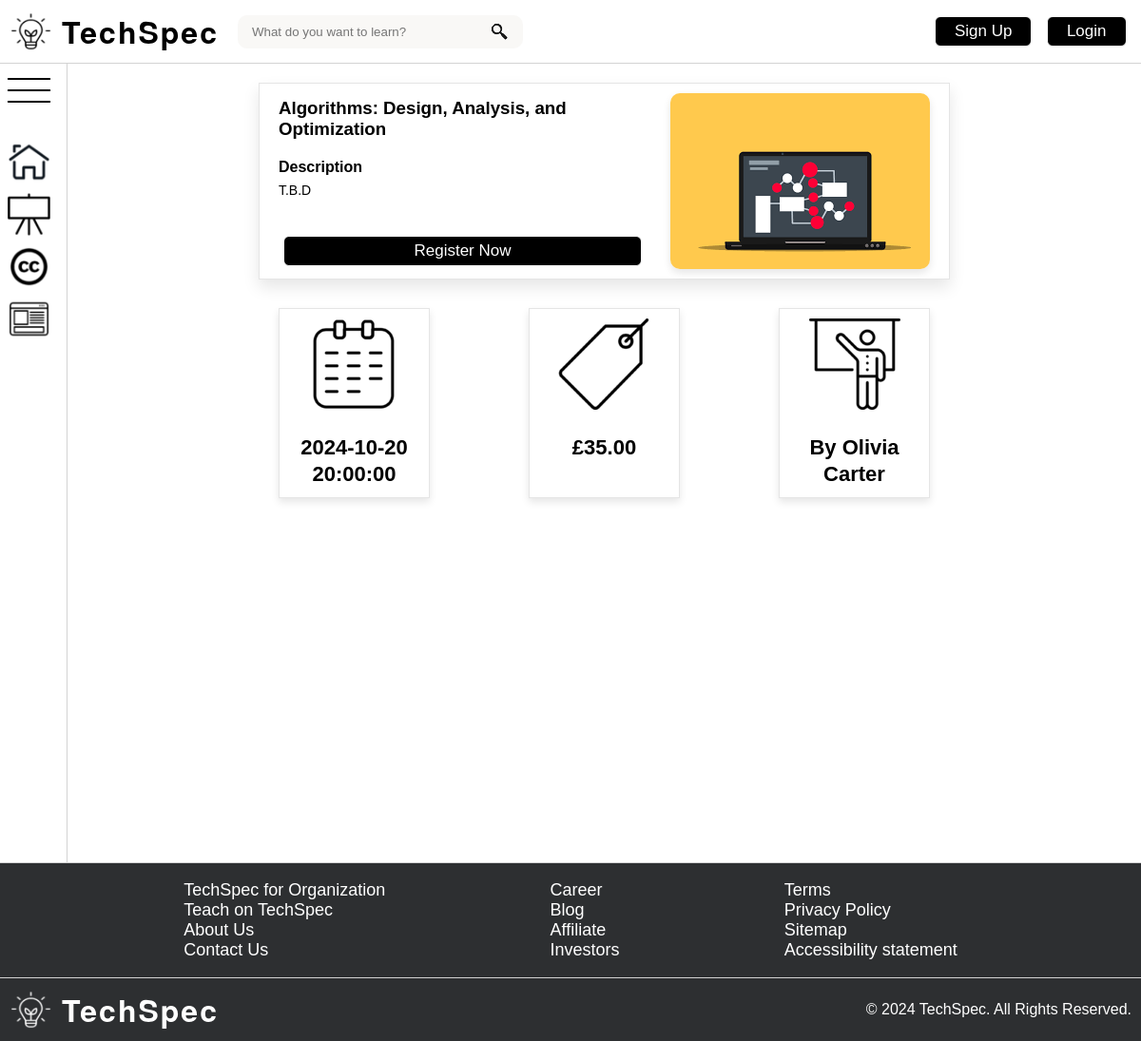
/content/detail.php?courseId=7, run on an earlier commit of the app's database.
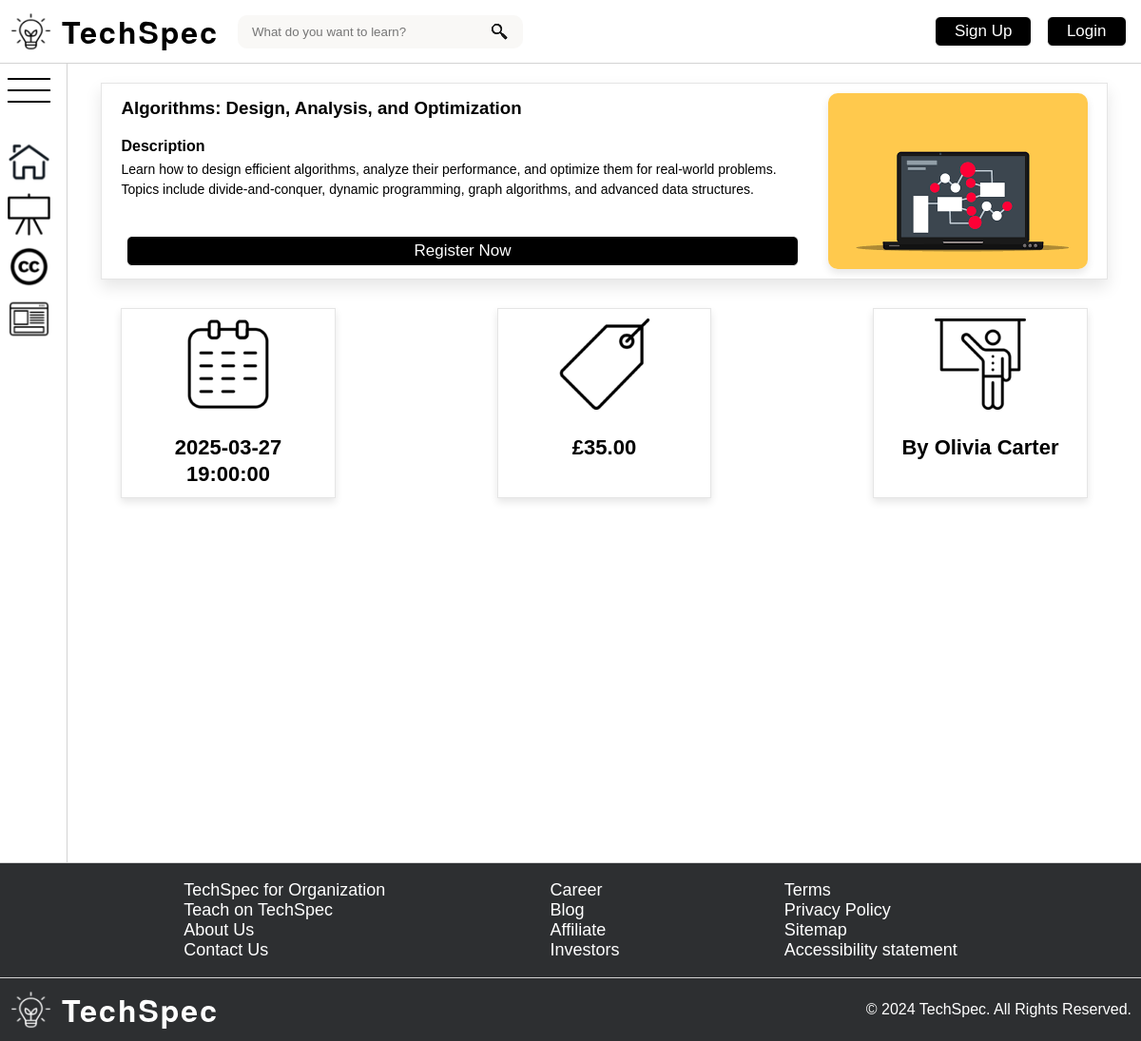
And on a later commit of the database.
### tables this page shows
CREATE TABLE `training_sessions` (
  `trainingID` MEDIUMINT(8) PRIMARY KEY AUTO_INCREMENT,
  `title` VARCHAR(255) NOT NULL,
  `description` TEXT NOT NULL,
  `session_date` DATETIME NOT NULL,
  `price_per_person` DECIMAL(7,2) NOT NULL,
  `discount_price` DECIMAL(7,2),
  `session_imagepath` VARCHAR(255),
  `image_alt` VARCHAR(255),
  `lecturer` VARCHAR(255),
  `category` VARCHAR(255)
);

### content/logic/CoursesManager.php (called while the page is built, shortened)
<?php
class CoursesManager
{
    private static $instance;
    private $courses;
    public static function getInstance()
    {
        if (!isset(self::$instance)) {
            static::$instance = new CoursesManager();
            static::$instance->load();
        }
        return static::$instance;
    }
    private function load()
    {
        try {
            $conn = ConnectionManager::getInstance()->getConnection();
            $stmt = mysqli_prepare($conn, "SELECT * FROM training_sessions");
            if (!mysqli_stmt_execute($stmt)) {
                throw new Exception(Message::INTERNAL_SERVER_ERROR . mysqli_stmt_error($stmt));
            }
            $result = mysqli_stmt_get_result($stmt);
            while ($row = mysqli_fetch_assoc($result)) {
                $this->courses[] = $row;
            }
        } finally {
            $conn = null;
            $stmt = null;
        }
    }
    public function getCoursesById($id)
    {
        $array = [];
        foreach ($this->courses as $course) {
            if ($course['trainingID'] === $id) {
                array_push($array, $course);
            }
        }
        return $array;
    }
}

### content/detail.php (the view, shortened to what this page needs)
<?php
require_once './logic/CoursesManager.php';
$isLogin = isset($_SESSION['id']) && isset($_SESSION['name']);
$courseId = filter_input(INPUT_GET, 'courseId', FILTER_VALIDATE_INT);
$coursesManager = CoursesManager::getInstance();
foreach ($coursesManager->getCoursesById(intval($courseId)) as $course) {
  $title = $course['title'];
  $desc = $course['description'];
  $date = $course['session_date'];
  $price = $course['price_per_person'];
  $discountPrice = $course['discount_price'];
  $imagePath = $course['session_imagepath'];
  $imageAlt = $course['image_alt'];
  $lecturer = $course['lecturer'];
}
?>
<!DOCTYPE html>
<html lang="en">
<head>
  <link
    href="../assets/stylesheets/common.css"
    rel="stylesheet"
    type="text/css" />
  <link
    href="../assets/stylesheets/detail.css"
    rel="stylesheet"
    type="text/css" />
</head>
<body>
  <?php require_once 'shared.php';
  echo stringifyHeaderHtml($isLogin);
  ?>
  <div class="main-wrapper">
    <?php require_once 'shared.php';
    echo stringifySidebarHtml($isLogin);
    ?>
    <main>
      <div id="course-wrapper">
        <div id="course-detail">
          <div id="course-main">
            <h3>
              <?php echo htmlspecialchars($title) ?>
            </h3>
            <h4>
              Description
            </h4>
            <p>
              <?php echo htmlspecialchars($desc) ?>
            </p>
            <?php if ($isLogin): ?>
              <a href="./booking.php" class="base-link">Book Now</a>
            <?php else: ?>
              <a href="./signup.php" class="base-link">Register Now</a>
            <?php endif; ?>
          </div>
          <?php
          $imagePath = htmlspecialchars("../assets/images/" . $imagePath);
          $imageAlt = htmlspecialchars($imageAlt);
          if (file_exists($imagePath)) {
            echo "<img src='{$imagePath}' alt='{$imageAlt}'>";
          } else {
            echo "<img src='../assets/images/default.png' alt='Default course image'>";
          }
          ?>
        </div>
        <div id="course-info-cards">
          <div class="course-info-card">
            <img
              src="../assets/images/icon_calender.png"
              alt="Course Date Image" />
            <p><?php echo $date ?></p>
          </div>
          <div class="course-info-card">
            <img
              src="../assets/images/icon_tag.png"
              alt="Course Price Image" />
            <p class="<?php echo ($discountPrice && $discountPrice < $price) ? 'original-price' : ''; ?>">
              £<?php echo number_format((float)$price, 2) ?>
            </p>
          </div>
          <div class="course-info-card">
            <img
              src="../assets/images/icon_lecturer.png"
              alt="Course Lecturer Image" />
            <p>By <?php echo $lecturer ?></p>
          </div>
        </div>
      </div>
    </main>
  </div>
  <?php require_once 'shared.php';
  echo stringifyFooterHtml(); ?>
</body>
</html>

What changed in the data, as far as the page shows it:
changed training_sessions "Olivia Carter": description "T.B.D" → "Learn how to design efficient algorithms, analyze their performance, and optimize them for real-world problems. Topics include divide-and-conquer, dynamic programming, graph algorithms, and advanced data structures."; session_date "2024-10-20 20:00:00" → "2025-03-27 19:00:00"
